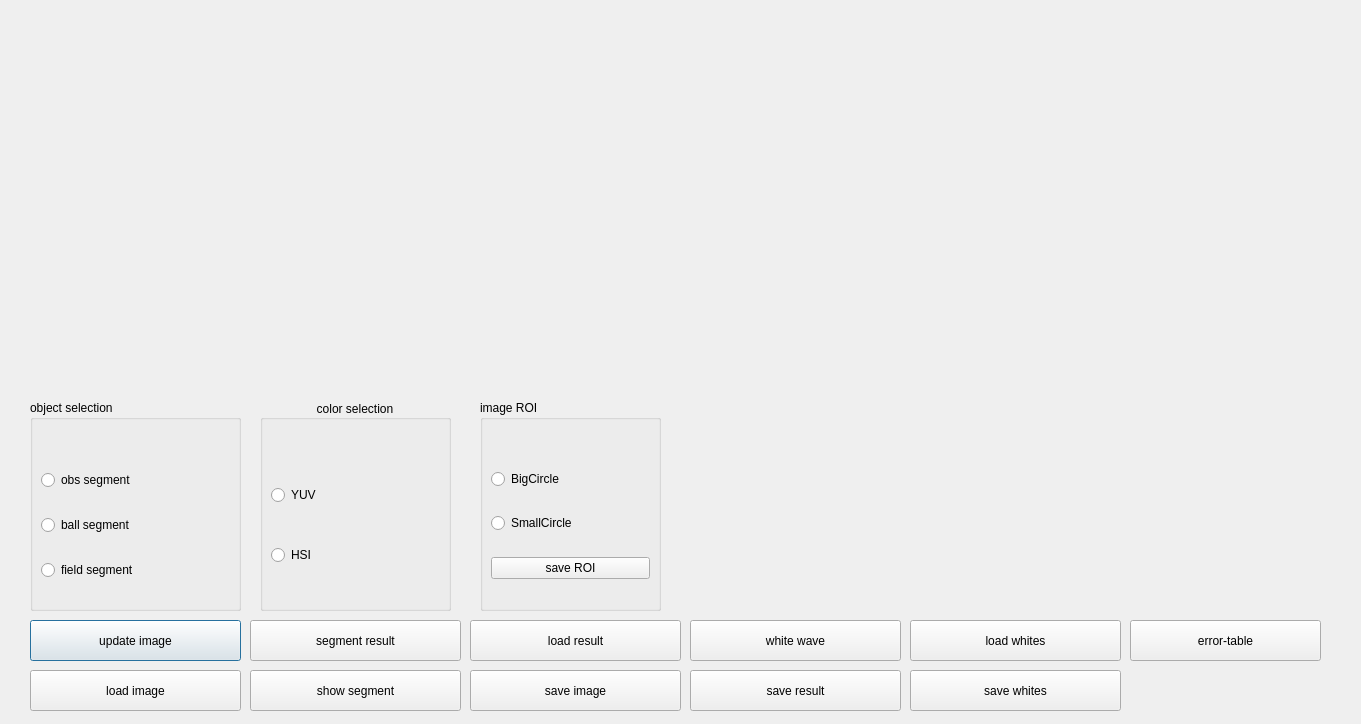
<?xml version="1.0" encoding="UTF-8"?>
<ui version="4.0">
 <class>Dialog</class>
 <widget class="QDialog" name="Dialog">
  <property name="geometry">
   <rect>
    <x>0</x>
    <y>0</y>
    <width>1361</width>
    <height>724</height>
   </rect>
  </property>
  <property name="windowTitle">
   <string>Dialog</string>
  </property>
  <widget class="QPushButton" name="receive_image_btn">
   <property name="geometry">
    <rect>
     <x>30</x>
     <y>620</y>
     <width>211</width>
     <height>41</height>
    </rect>
   </property>
   <property name="text">
    <string>update image</string>
   </property>
  </widget>
  <widget class="QPushButton" name="loadImage_Btn">
   <property name="geometry">
    <rect>
     <x>30</x>
     <y>670</y>
     <width>211</width>
     <height>41</height>
    </rect>
   </property>
   <property name="text">
    <string>load image</string>
   </property>
  </widget>
  <widget class="QGroupBox" name="Color_Box">
   <property name="enabled">
    <bool>true</bool>
   </property>
   <property name="geometry">
    <rect>
     <x>260</x>
     <y>400</y>
     <width>191</width>
     <height>211</height>
    </rect>
   </property>
   <property name="toolTip">
    <string/>
   </property>
   <property name="layoutDirection">
    <enum>Qt::LeftToRight</enum>
   </property>
   <property name="autoFillBackground">
    <bool>false</bool>
   </property>
   <property name="title">
    <string>color selection</string>
   </property>
   <property name="alignment">
    <set>Qt::AlignCenter</set>
   </property>
   <property name="flat">
    <bool>true</bool>
   </property>
   <property name="checkable">
    <bool>false</bool>
   </property>
   <widget class="QWidget" name="layoutWidget">
    <property name="geometry">
     <rect>
      <x>0</x>
      <y>40</y>
      <width>191</width>
      <height>171</height>
     </rect>
    </property>
    <layout class="QVBoxLayout" name="verticalLayout_3">
     <property name="spacing">
      <number>6</number>
     </property>
     <item>
      <widget class="QRadioButton" name="YUV_RadioBtn">
       <property name="text">
        <string>YUV</string>
       </property>
      </widget>
     </item>
     <item>
      <widget class="QRadioButton" name="HSI_RadioBtn">
       <property name="text">
        <string>HSI</string>
       </property>
      </widget>
     </item>
    </layout>
   </widget>
  </widget>
  <widget class="QGroupBox" name="Object_Box">
   <property name="geometry">
    <rect>
     <x>30</x>
     <y>400</y>
     <width>211</width>
     <height>211</height>
    </rect>
   </property>
   <property name="title">
    <string>object selection</string>
   </property>
   <widget class="QWidget" name="layoutWidget">
    <property name="geometry">
     <rect>
      <x>0</x>
      <y>40</y>
      <width>211</width>
      <height>171</height>
     </rect>
    </property>
    <layout class="QVBoxLayout" name="verticalLayout">
     <item>
      <widget class="QRadioButton" name="obs_seg_Btn">
       <property name="text">
        <string>obs segment</string>
       </property>
      </widget>
     </item>
     <item>
      <widget class="QRadioButton" name="ball_seg_Btn">
       <property name="text">
        <string>ball segment</string>
       </property>
      </widget>
     </item>
     <item>
      <widget class="QRadioButton" name="field_segment_Btn">
       <property name="contextMenuPolicy">
        <enum>Qt::ActionsContextMenu</enum>
       </property>
       <property name="text">
        <string>field segment</string>
       </property>
      </widget>
     </item>
    </layout>
   </widget>
  </widget>
  <widget class="QPushButton" name="segment_result_btn">
   <property name="geometry">
    <rect>
     <x>250</x>
     <y>620</y>
     <width>211</width>
     <height>41</height>
    </rect>
   </property>
   <property name="text">
    <string>segment result</string>
   </property>
  </widget>
  <widget class="QGroupBox" name="Image_ROI_Box">
   <property name="geometry">
    <rect>
     <x>480</x>
     <y>400</y>
     <width>181</width>
     <height>211</height>
    </rect>
   </property>
   <property name="title">
    <string>image ROI</string>
   </property>
   <widget class="QWidget" name="layoutWidget">
    <property name="geometry">
     <rect>
      <x>0</x>
      <y>40</y>
      <width>181</width>
      <height>171</height>
     </rect>
    </property>
    <layout class="QVBoxLayout" name="verticalLayout_2">
     <item>
      <widget class="QRadioButton" name="BigCircle_Btn">
       <property name="text">
        <string>BigCircle</string>
       </property>
      </widget>
     </item>
     <item>
      <widget class="QRadioButton" name="SmallCircle_Btn">
       <property name="contextMenuPolicy">
        <enum>Qt::DefaultContextMenu</enum>
       </property>
       <property name="text">
        <string>SmallCircle</string>
       </property>
      </widget>
     </item>
     <item>
      <widget class="QPushButton" name="Save_ROI_Btn">
       <property name="text">
        <string>save ROI</string>
       </property>
      </widget>
     </item>
    </layout>
   </widget>
  </widget>
  <widget class="QPushButton" name="Save_Result_Btn">
   <property name="geometry">
    <rect>
     <x>690</x>
     <y>670</y>
     <width>211</width>
     <height>41</height>
    </rect>
   </property>
   <property name="text">
    <string>save result</string>
   </property>
  </widget>
  <widget class="QPushButton" name="Load_Result_Btn">
   <property name="geometry">
    <rect>
     <x>470</x>
     <y>620</y>
     <width>211</width>
     <height>41</height>
    </rect>
   </property>
   <property name="text">
    <string>load result</string>
   </property>
  </widget>
  <widget class="QPushButton" name="white_wave_Btn">
   <property name="geometry">
    <rect>
     <x>690</x>
     <y>620</y>
     <width>211</width>
     <height>41</height>
    </rect>
   </property>
   <property name="focusPolicy">
    <enum>Qt::WheelFocus</enum>
   </property>
   <property name="text">
    <string>white wave</string>
   </property>
  </widget>
  <widget class="QPushButton" name="show_segmentBtn">
   <property name="geometry">
    <rect>
     <x>250</x>
     <y>670</y>
     <width>211</width>
     <height>41</height>
    </rect>
   </property>
   <property name="text">
    <string>show segment</string>
   </property>
  </widget>
  <widget class="QPushButton" name="Save_image_Btn">
   <property name="geometry">
    <rect>
     <x>470</x>
     <y>670</y>
     <width>211</width>
     <height>41</height>
    </rect>
   </property>
   <property name="text">
    <string>save image</string>
   </property>
  </widget>
  <widget class="QPushButton" name="load_whites_Btn">
   <property name="geometry">
    <rect>
     <x>910</x>
     <y>620</y>
     <width>211</width>
     <height>41</height>
    </rect>
   </property>
   <property name="focusPolicy">
    <enum>Qt::WheelFocus</enum>
   </property>
   <property name="text">
    <string>load whites</string>
   </property>
  </widget>
  <widget class="QPushButton" name="save_whits_Btn">
   <property name="geometry">
    <rect>
     <x>910</x>
     <y>670</y>
     <width>211</width>
     <height>41</height>
    </rect>
   </property>
   <property name="contextMenuPolicy">
    <enum>Qt::ActionsContextMenu</enum>
   </property>
   <property name="text">
    <string>save whites</string>
   </property>
  </widget>
  <widget class="QPushButton" name="Error_table_Btn">
   <property name="geometry">
    <rect>
     <x>1130</x>
     <y>620</y>
     <width>191</width>
     <height>41</height>
    </rect>
   </property>
   <property name="focusPolicy">
    <enum>Qt::WheelFocus</enum>
   </property>
   <property name="text">
    <string>error-table</string>
   </property>
  </widget>
  <zorder>Error_table_Btn</zorder>
  <zorder>receive_image_btn</zorder>
  <zorder>loadImage_Btn</zorder>
  <zorder>Color_Box</zorder>
  <zorder>Object_Box</zorder>
  <zorder>segment_result_btn</zorder>
  <zorder>Image_ROI_Box</zorder>
  <zorder>Save_Result_Btn</zorder>
  <zorder>Load_Result_Btn</zorder>
  <zorder>white_wave_Btn</zorder>
  <zorder>show_segmentBtn</zorder>
  <zorder>Save_image_Btn</zorder>
  <zorder>load_whites_Btn</zorder>
  <zorder>save_whits_Btn</zorder>
 </widget>
 <layoutdefault spacing="6" margin="11"/>
 <resources/>
 <connections/>
</ui>
